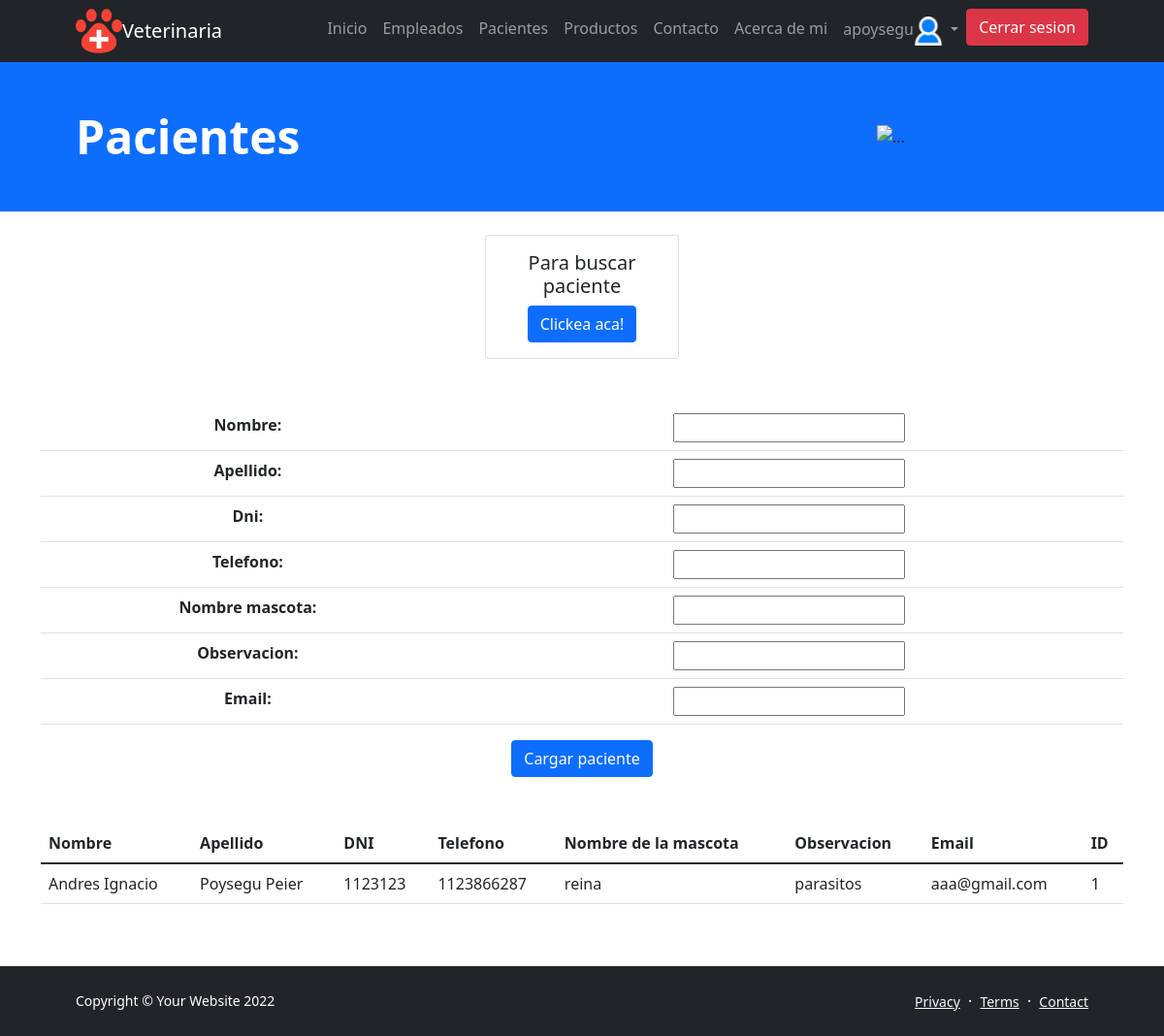
Screenshot of /pacientes/ (signed in) with the database file from the repository.
### veterinaria/models.py (models this page shows, shortened)
class Pacientes(models.Model):
    nombre=models.CharField(max_length=50)
    apellido=models.CharField(max_length=50)
    dni = models.IntegerField()
    telefono = models.IntegerField()
    email = models.EmailField(max_length=254,null=True)
    nombre_mascota = models.CharField(max_length=50)
    observacion =  models.CharField(max_length=300)
    id = models.AutoField(primary_key=True)

### veterinaria/views.py (the view)
# urls.py: path('pacientes/', pacientes, name='pacientes'),
@login_required
def pacientes(request):
    imagen = avatar(request)
    titulo = 'Pacientes'
    pacientes= Pacientes.objects.all()
    if request.method == 'POST':
        formulario = PacientesFormulario(request.POST)
        if formulario.is_valid():
            data = formulario.cleaned_data
            paciente= Pacientes(data['nombre'],data['apellido'],data['dni'],data['telefono'],data['nombre_mascota'],data['observacion'])
            paciente.save()
            formulario = PacientesFormulario()
            contx ={
                'titulo':titulo,
                'formulario':formulario,
                'pacientes':pacientes,
                'imagen':imagen
            }
            return render(request, 'veterinaria/pacientes.html', contx)
    else:
        formulario = PacientesFormulario()
        contx = {'titulo':titulo,
        'formulario':formulario,
        'pacientes':pacientes,
        'imagen':imagen
        }
        return render(request, 'veterinaria/pacientes.html', contx )

### veterinaria/fomrs.py
class PacientesFormulario(forms.Form):
    nombre = forms.CharField(max_length=50)
    apellido = forms.CharField(max_length=50)
    dni = forms.IntegerField()
    telefono = forms.IntegerField()
    nombre_mascota = forms.CharField(max_length=50)
    observacion =  forms.CharField(max_length=300)
    email = forms.EmailField()

### usuario/views.py (called while the page is built)
def avatar(request):
    if request.user.username:
        avatar = Avatar.objects.filter(user = request.user)
        if len(avatar) > 0:
            imagen = avatar[0].imagen.url
        else:
            imagen = '/media/avatar/predeterminada.png'
    else:
        imagen = '/media/avatar/predeterminada.png'
    return (imagen)

### veterinaria/templates/veterinaria/pacientes.html (shortened to what this page needs)
{% extends 'veterinaria/padre.html' %}
{% block main_content %}
<div class="col-sm-2 offset-md-5 mt-4">
    <div class="card">
      <div class="card-body">
         <center><h5 class="card-title">Para buscar paciente</h5>
       <a href="{% url 'buscarPaciente'%}" class="btn btn-primary">Clickea aca!</a></center>
      </div>
    </div>
</div>
<div class="container mt-5" style='text-align:center' >
    <form action="/veterinaria/pacientes/" method="POST" class="form-group">
        <table class="table">
            {{formulario.as_table}}
        </table>
        <input type="submit" value="Cargar paciente" class="btn btn-primary">
    </form>
</div>
<div class="container mt-5">
    <table class="table" center>
        <thead >
            <tr>
                <th>Nombre</th>
                <th>Apellido</th>
                <th>DNI</th>
                <th>Telefono</th>
                <th>Nombre de la mascota</th>
                <th>Observacion</th>
                <th>Email</th>
                <th>ID</th>
            </tr>
        </thead>
        <tbody>
                {% for paciente in pacientes %}
                <tr>
                <td>{{paciente.nombre}}</td>
                <td>{{paciente.apellido}}</td>
                <td>{{paciente.dni}}</td>
                <td>{{paciente.telefono}}</td>
                <td>{{paciente.nombre_mascota}}</td>
                <td>{{paciente.observacion}}</td>
                <td>{{paciente.email}}</td>
                <td>{{paciente.id}}</td>
                </tr>
                {% endfor %}
        </tbody>
    </table>
</div>
<br><br>
{% endblock %}

### veterinaria/templates/veterinaria/padre.html (shortened to what this page needs)
<!DOCTYPE html>
<html lang="en">
    <head>
        {% load static  %}
        <link href="https://cdn.jsdelivr.net/npm/bootstrap-icons@1.5.0/font/bootstrap-icons.css" rel="stylesheet" />
        <link href="{% static 'veterinaria/css/styles.css'%}" rel="stylesheet" />
    </head>
    <body class="d-flex flex-column h-100">
        <main class="flex-shrink-0">
            <nav class="navbar navbar-expand-lg navbar-dark bg-dark">
                <div class="container px-5">
                    <img src="{%static 'veterinaria/assets/icons8-veterinarian-48.png'%}" alt=""><a class="navbar-brand" mx-8  href="{% url 'index' %}" >Veterinaria</a>
                    <div class="collapse navbar-collapse" id="navbarSupportedContent">
                        <ul class="navbar-nav ms-auto mb-2 mb-lg-0">
                            <li class="nav-item"><a class="nav-link" href="{% url 'index' %}">Inicio</a></li>
                            <li class="nav-item"><a class="nav-link" href="{% url 'empleados' %}">Empleados</a></li>
                            <li class="nav-item"><a class="nav-link" href="{% url 'pacientes' %}">Pacientes</a></li>
                            <li class="nav-item"><a class="nav-link" href="{% url 'productos' %}">Productos</a></li>
                            <li class="nav-item"><a class="nav-link" href="{% url 'contacto' %}">Contacto</a></li>
                            <li class="nav-item"><a class="nav-link" href="{% url 'about' %}">Acerca de mi</a></li>
                            <li class="nav-item">
                                {% if not request.user.is_authenticated %}
                                    <a class="btn btn-primary" href="{% url 'login' %}">Iniciar sesion</a>
                                {% else %}
                                <li class="nav-item dropdown">
                                    <a class="nav-link dropdown-toggle" href="#" id="navbarScrollingDropdown" role="button" data-bs-toggle="dropdown" aria-expanded="false">
                                      {{request.user.username}}<img src = "{{imagen}}"width="30" height="30" />
                                    </a>
                                <li><a class="btn btn-danger" href="{% url 'logout' %}">Cerrar sesion</a></li>
                                {% endif %}
                            </li>
                        </ul>
                    </div>
                </div>
            </nav>
            {% block content %}
            <header class="bg-primary ">
                <div class="container px-5">
                    <div class="row gx-5 align-items-center justify-content-center">
                        <div class="col-lg-8 col-xl-7 col-xxl-6">
                            <div class="my-5 text-center text-xl-start">
                                <h1 class="display-5 fw-bolder text-white mb-2">{{titulo}}</h1>
                            </div>
                        </div>
                        <div class="col-xl-5 col-xxxl-4 d-none d-xl-block text-center"><img class="img-fluid - my-4 mx-auto" src="https://img.lalr.co/cms/2019/09/11090627/102438524_xl1.jpg" alt="..." /></div>
                    </div>
                </div>
            </header>
           {%block main_content%}  {% endblock main_content %}
        <footer class="bg-dark py-4 mt-auto">
            <div class="container px-5">
                <div class="row align-items-center justify-content-between flex-column flex-sm-row">
                    <div class="col-auto"><div class="small m-0 text-white">Copyright &copy; Your Website 2022</div></div>
                    <div class="col-auto">
                        <a class="link-light small" href="#!">Privacy</a>
                        <span class="text-white mx-1">&middot;</span>
                        <a class="link-light small" href="#!">Terms</a>
                        <span class="text-white mx-1">&middot;</span>
                        <a class="link-light small" href="/veterinaria/contacto">Contact</a>
                    </div>
                </div>
            </div>
        </footer>
         {% endblock content %}
    </body>
</html>

### rows the page displays
Pacientes: nombre "Andres Ignacio", apellido "Poysegu Peier", dni "1123123", telefono "1123866287", nombre_mascota "reina", observacion "parasitos", email "aaa@gmail.com", id "1"

### other values shown
{{ request.user.username }} "apoysegu"
{{ titulo }} "Pacientes"
